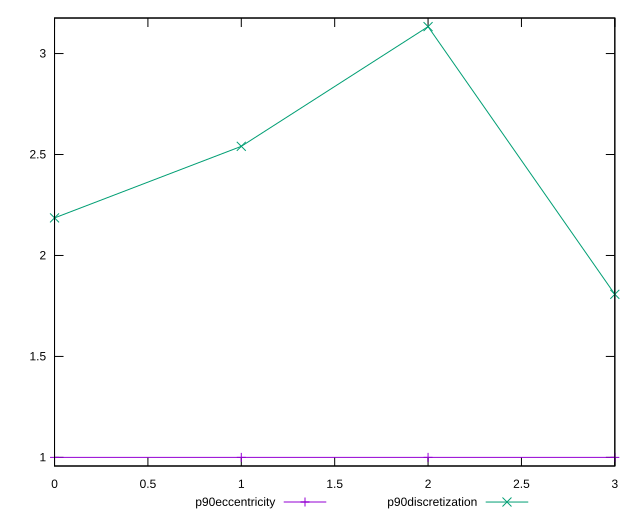

Reproduce this figure in gnuplot.
reset

$p90Eccentricity <<EOF
0 0.9999999999999999
1 0.9999999999999997
2 1.0000000000000002
3 0.9999999999999994
EOF

$p90Discretization <<EOF
0 2.186046511627907
1 2.5405405405405403
2 3.1333333333333333
3 1.8076923076923077
EOF

set key outside below
set xrange [0:3]
set yrange [0.9573333333333328:3.176]
set trange [0.9573333333333328:3.176]
set terminal svg size 640, 520 enhanced background rgb 'white'
set output "reports/report_00028_2021-02-24T12-49-42.674Z/unused-javascript/progression/eccentricity.svg"

plot $p90Eccentricity title "p90eccentricity" with linespoints, \
     $p90Discretization title "p90discretization" with linespoints

reset
